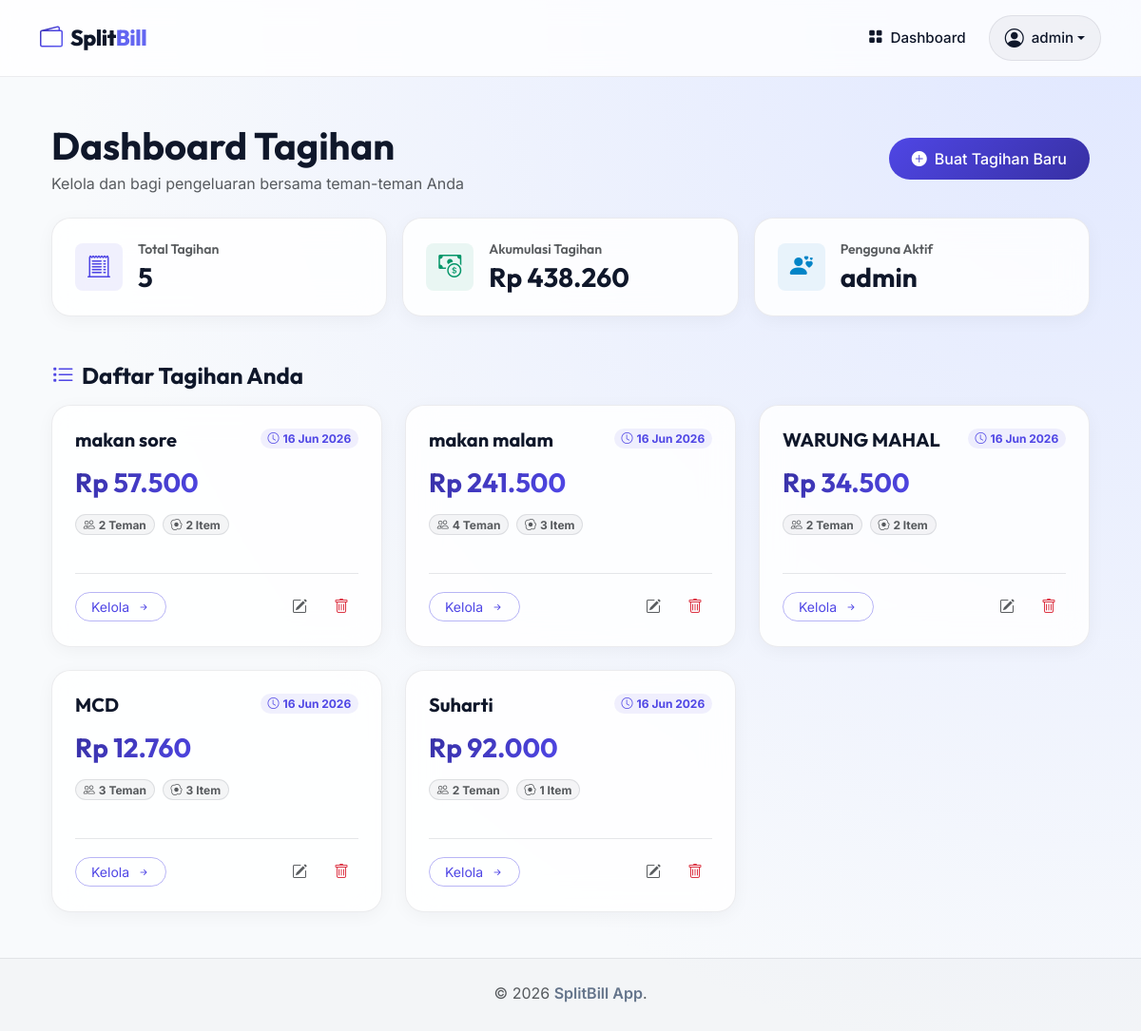
The page /pages/dashboard.php (signed in) on the database its author committed.
### tables this page shows
CREATE TABLE IF NOT EXISTS bills (
    id INT AUTO_INCREMENT PRIMARY KEY,
    user_id INT NOT NULL,
    title VARCHAR(100) NOT NULL,
    tax_percent DECIMAL(5,2) DEFAULT 0.00,
    service_percent DECIMAL(5,2) DEFAULT 0.00,
    total_amount DECIMAL(10,2) DEFAULT 0.00,
    created_at TIMESTAMP DEFAULT CURRENT_TIMESTAMP,
    FOREIGN KEY (user_id) REFERENCES users(id) ON DELETE CASCADE
);

### includes/config.php (called while the page is built, shortened)
<?php
function h($string) {
    return htmlspecialchars($string ?? '', ENT_QUOTES, 'UTF-8');
}
function format_rupiah($number) {
    return 'Rp ' . number_format($number, 0, ',', '.');
}

### pages/dashboard.php (the view, shortened to what this page needs)
<?php
require_once '../includes/config.php';
$user_id = $_SESSION['user_id'];
try {
    $stmt = $pdo->prepare("
        SELECT b.id, b.title, b.tax_percent, b.service_percent, b.total_amount, b.created_at,
               (SELECT COUNT(*) FROM members m WHERE m.bill_id = b.id) AS member_count,
               (SELECT COUNT(*) FROM items i WHERE i.bill_id = b.id) AS item_count
        FROM bills b
        WHERE b.user_id = :user_id
        ORDER BY b.created_at DESC
    ");
    $stmt->execute(['user_id' => $user_id]);
    $bills = $stmt->fetchAll();
    $total_bills_count = count($bills);
    $total_spent = 0;
    foreach ($bills as $b) {
        $total_spent += $b['total_amount'];
    }
} catch (PDOException $e) {
    $error = "Gagal mengambil data tagihan: " . $e->getMessage();
    $bills = [];
}
require_once '../includes/header.php';
?>
<div class="container px-4">
    <div class="row align-items-center mb-4 g-3">
        <div class="col-12 col-md-6">
            <h1 class="fw-bold text-white mb-1">Dashboard Tagihan</h1>
            <p class="text-muted mb-0">Kelola dan bagi pengeluaran bersama teman-teman Anda</p>
        </div>
        <div class="col-12 col-md-6 text-md-end">
            <button type="button" class="btn btn-primary btn-cta d-inline-flex align-items-center" data-bs-toggle="modal" data-bs-target="#createBillModal">
                <i class="bi bi-plus-circle-fill me-2"></i> Buat Tagihan Baru
            </button>
        </div>
    </div>
    <div class="row g-3 mb-5">
        <div class="col-12 col-sm-6 col-lg-4">
            <div class="card card-custom h-100 shadow border-0">
                <div class="card-body p-4 d-flex align-items-center">
                    <div class="icon-shape bg-primary-soft text-primary rounded-3 me-3 d-flex align-items-center justify-content-center" style="width: 50px; height: 50px;">
                        <i class="bi bi-receipt-cutoff fs-4"></i>
                    </div>
                    <div>
                        <h6 class="text-muted small fw-semibold mb-1">Total Tagihan</h6>
                        <h3 class="fw-bold text-white mb-0"><?php echo $total_bills_count; ?></h3>
                    </div>
                </div>
            </div>
        </div>
        <div class="col-12 col-sm-6 col-lg-4">
            <div class="card card-custom h-100 shadow border-0">
                <div class="card-body p-4 d-flex align-items-center">
                    <div class="icon-shape bg-success-soft text-success rounded-3 me-3 d-flex align-items-center justify-content-center" style="width: 50px; height: 50px;">
                        <i class="bi bi-cash-coin fs-4"></i>
                    </div>
                    <div>
                        <h6 class="text-muted small fw-semibold mb-1">Akumulasi Tagihan</h6>
                        <h3 class="fw-bold text-white mb-0"><?php echo format_rupiah($total_spent); ?></h3>
                    </div>
                </div>
            </div>
        </div>
        <div class="col-12 col-sm-12 col-lg-4">
            <div class="card card-custom h-100 shadow border-0">
                <div class="card-body p-4 d-flex align-items-center">
                    <div class="icon-shape bg-info-soft text-info rounded-3 me-3 d-flex align-items-center justify-content-center" style="width: 50px; height: 50px;">
                        <i class="bi bi-person-hearts fs-4"></i>
                    </div>
                    <div>
                        <h6 class="text-muted small fw-semibold mb-1">Pengguna Aktif</h6>
                        <h3 class="fw-bold text-white mb-0"><?php echo h($_SESSION['username']); ?></h3>
                    </div>
                </div>
            </div>
        </div>
    </div>
    <div class="row">
        <div class="col-12">
            <h4 class="fw-bold text-white mb-3"><i class="bi bi-list-task me-2 text-primary"></i>Daftar Tagihan Anda</h4>
            <?php if (empty($bills)): ?>
                <div class="card card-custom border-0 shadow py-5 text-center">
                    <div class="card-body">
                        <img src="" alt="" class="mb-3 d-none">
                        <div class="icon-shape bg-primary-soft text-primary rounded-circle mb-3 mx-auto d-flex align-items-center justify-content-center" style="width: 70px; height: 70px;">
                            <i class="bi bi-folder-x fs-2"></i>
                        </div>
                        <h5 class="fw-bold text-white">Belum ada tagihan</h5>
                        <p class="text-muted small mb-4">Buat tagihan pertama Anda untuk membagi pengeluaran makan, nongkrong, dll.</p>
                        <button type="button" class="btn btn-primary px-4 btn-cta" data-bs-toggle="modal" data-bs-target="#createBillModal">
                            Buat Sekarang
                        </button>
                    </div>
                </div>
            <?php else: ?>
                <div class="row row-cols-1 row-cols-md-2 row-cols-lg-3 g-4">
                    <?php foreach ($bills as $bill): ?>
                        <div class="col">
                            <div class="card card-custom h-100 shadow border-0 hover-lift">
                                <div class="card-body p-4 d-flex flex-column justify-content-between">
                                    <div>
                                        <div class="d-flex justify-content-between align-items-start mb-3">
                                            <h5 class="card-title fw-bold text-white mb-0 text-truncate" style="max-width: 80%;"><?php echo h($bill['title']); ?></h5>
                                            <span class="badge bg-primary-soft text-primary rounded-pill small">
                                                <i class="bi bi-clock me-1"></i><?php echo date('d M Y', strtotime($bill['created_at'])); ?>
                                            </span>
                                        </div>
                                        <div class="mb-4">
                                            <h3 class="fw-bold text-gradient-primary mb-3"><?php echo format_rupiah($bill['total_amount']); ?></h3>
                                            <div class="d-flex gap-2">
                                                <span class="badge bg-dark-soft text-muted border border-secondary border-opacity-25 rounded-pill py-1 px-2.5">
                                                    <i class="bi bi-people me-1"></i><?php echo $bill['member_count']; ?> Teman
                                                </span>
                                                <span class="badge bg-dark-soft text-muted border border-secondary border-opacity-25 rounded-pill py-1 px-2.5">
                                                    <i class="bi bi-egg-fried me-1"></i><?php echo $bill['item_count']; ?> Item
                                                </span>
                                            </div>
                                        </div>
                                    </div>
                                    <div class="d-flex justify-content-between align-items-center mt-3 pt-3 border-top border-secondary border-opacity-10">
                                        <a href="bill-detail.php?id=<?php echo $bill['id']; ?>" class="btn btn-outline-primary btn-sm rounded-pill px-3">
                                            Kelola <i class="bi bi-arrow-right-short ms-1"></i>
                                        </a>
                                        <div class="d-flex gap-2">
                                            <button type="button" class="btn btn-outline-secondary btn-icon-only rounded-circle border-0 text-muted" data-bs-toggle="modal" data-bs-target="#editBillModal_<?php echo $bill['id']; ?>" aria-label="Edit Tagihan">
                                                <i class="bi bi-pencil-square"></i>
                                            </button>
                                            <form action="dashboard.php" method="POST" class="delete-bill-form">
                                                <button type="submit" class="btn btn-outline-danger btn-icon-only rounded-circle border-0" aria-label="Hapus Tagihan">
                                                    <i class="bi bi-trash"></i>
                                                </button>
                                            </form>
                                        </div>
                                    </div>
                                </div>
                            </div>
                        </div>
                    <?php endforeach; ?>
                </div>
            <?php endif; ?>
        </div>
    </div>
</div>
<?php require_once '../includes/footer.php'; ?>

### includes/header.php (shortened to what this page needs)
<!DOCTYPE html>
<html lang="id">
<head>
    <link href="https://cdn.jsdelivr.net/npm/bootstrap@5.3.2/dist/css/bootstrap.min.css" rel="stylesheet">
    <link rel="stylesheet" href="https://cdn.jsdelivr.net/npm/bootstrap-icons@1.11.2/font/bootstrap-icons.min.css">
    <link rel="stylesheet" href="/splitbill/assets/css/style.css">
</head>
<body>
    <nav class="navbar navbar-expand-lg navbar-light sticky-top">
        <div class="container">
            <a class="navbar-brand d-flex align-items-center" href="<?php echo isset($_SESSION['user_id']) ? '/splitbill/pages/dashboard.php' : '/splitbill/index.php'; ?>">
                <i class="bi bi-wallet2 me-2 text-gradient-primary fs-4"></i>
                <span class="brand-text">Split<span class="text-primary-light">Bill</span></span>
            </a>
            <div class="collapse navbar-collapse" id="navbarNav">
                <ul class="navbar-nav ms-auto align-items-center">
                    <?php if (isset($_SESSION['user_id'])): ?>
                        <li class="nav-item">
                            <a class="nav-link px-3 <?php echo (basename($_SERVER['PHP_SELF']) == 'dashboard.php') ? 'active' : ''; ?>" href="/splitbill/pages/dashboard.php">
                                <i class="bi bi-grid-fill me-1"></i> Dashboard
                            </a>
                        </li>
                        <li class="nav-item ms-lg-2">
                            <div class="dropdown">
                                <a class="nav-link dropdown-toggle btn btn-user px-3 d-flex align-items-center" href="#" role="button" id="userDropdown" data-bs-toggle="dropdown" aria-expanded="false">
                                    <i class="bi bi-person-circle me-2 fs-5"></i>
                                    <span><?php echo htmlspecialchars($_SESSION['username']); ?></span>
                                </a>
                            </div>
                        </li>
                    <?php endif; ?>
                </ul>
            </div>
        </div>
    </nav>
    <main class="py-4 py-md-5">

### includes/footer.php (shortened to what this page needs)
    </main>
    <footer class="footer mt-auto py-4">
        <div class="container text-center">
            <p class="mb-1 text-muted">&copy; <?php echo date('Y'); ?> <span class="fw-semibold text-light">SplitBill App</span>.</p>
        </div>
    </footer>
</body>
</html>

### assets/css/style.css (style rules this page uses)
:root { --bg-primary: #f8fafc; --bg-secondary: #ffffff; --surface-card: rgba(255, 255, 255, 0.85); --color-primary: #4f46e5; --color-primary-light: #6366f1; --color-primary-dark: #3730a3; --color-success: #059669; --color-info: #0284c7; --color-danger: #e11d48; --color-warning: #d97706; --text-white: #0f172a; --text-muted: #64748b; --border-color: rgba(15, 23, 42, 0.08); --border-glow: rgba(79, 70, 229, 0.08); --font-sans: 'Inter', system-ui, -apple-system, sans-serif; --font-display: 'Outfit', var(--font-sans); --transition-smooth: all 0.3s cubic-bezier(0.4, 0, 0.2, 1); }
body { background: radial-gradient(circle at top right, #e0e7ff 0%, var(--bg-primary) 70%); background-color: var(--bg-primary); color: var(--text-white); font-family: var(--font-sans); min-height: 100vh; display: flex; flex-direction: column; overflow-x: hidden; }
h1, h2, h3, h4, h5, h6, .font-outfit { font-family: var(--font-display); font-weight: 700; }
.navbar { background-color: rgba(255, 255, 255, 0.8) !important; backdrop-filter: blur(15px); -webkit-backdrop-filter: blur(15px); border-bottom: 1px solid var(--border-color); padding: 1rem 0; }
.brand-text { font-family: var(--font-display); font-weight: 800; font-size: 1.45rem; letter-spacing: -0.02em; color: var(--text-white); }
.text-primary-light { color: var(--color-primary-light); }
.navbar-nav .nav-link { color: var(--text-muted); font-weight: 500; font-size: 0.95rem; transition: var(--transition-smooth); }
.navbar-nav .nav-link:hover, .navbar-nav .nav-link.active { color: var(--text-white); }
.btn-user { background: rgba(15, 23, 42, 0.04); border: 1px solid var(--border-color); color: var(--text-white) !important; border-radius: 50px; font-size: 0.9rem; font-weight: 500; transition: var(--transition-smooth); }
.card-custom { background: var(--surface-card); backdrop-filter: blur(16px) saturate(120%); -webkit-backdrop-filter: blur(16px) saturate(120%); border: 1px solid var(--border-color) !important; border-radius: 1.25rem !important; color: var(--text-white); transition: var(--transition-smooth); box-shadow: 0 4px 20px -2px rgba(15, 23, 42, 0.05) !important; }
.hover-lift { transition: var(--transition-smooth); }
.text-gradient-primary { background: linear-gradient(135deg, var(--color-primary-dark) 0%, var(--color-primary) 50%, var(--color-primary-light) 100%); -webkit-background-clip: text; -webkit-text-fill-color: transparent; background-clip: text; }
.bg-primary-soft { background-color: rgba(79, 70, 229, 0.08) !important; }
.text-primary { color: var(--color-primary) !important; }
.bg-success-soft { background-color: rgba(5, 150, 105, 0.08) !important; }
.text-success { color: var(--color-success) !important; }
.bg-info-soft { background-color: rgba(2, 132, 199, 0.08) !important; }
.text-info { color: var(--color-info) !important; }
.bg-dark-soft { background-color: rgba(15, 23, 42, 0.04) !important; }
.btn-primary { background: linear-gradient(135deg, var(--color-primary) 0%, var(--color-primary-dark) 100%); border: none; border-radius: 0.75rem; padding: 0.65rem 1.5rem; font-weight: 500; color: #ffffff !important; transition: var(--transition-smooth); }
.btn-outline-primary { border-color: rgba(79, 70, 229, 0.4); color: var(--color-primary); border-radius: 0.75rem; transition: var(--transition-smooth); }
.btn-cta { border-radius: 50px !important; }
.btn-outline-secondary { border-color: var(--border-color); color: var(--text-muted); transition: var(--transition-smooth); }
.btn-icon-only { width: 36px; height: 36px; display: inline-flex; align-items: center; justify-content: center; padding: 0; }
.footer { border-top: 1px solid var(--border-color); background-color: rgba(15, 23, 42, 0.02); }
.text-white { color: var(--text-white) !important; }
.text-light { color: var(--text-muted) !important; }
.border-secondary { border-color: rgba(15, 23, 42, 0.1) !important; }

### rows shown on the page
bills: title "makan sore", created_at "16 Jun 2026", total_amount "Rp 57.500", member_count "2", item_count "2"
bills: title "makan malam", created_at "16 Jun 2026", total_amount "Rp 241.500", member_count "4", item_count "3"
bills: title "WARUNG MAHAL", created_at "16 Jun 2026", total_amount "Rp 34.500", member_count "2", item_count "2"
bills: title "MCD", created_at "16 Jun 2026", total_amount "Rp 12.760", member_count "3", item_count "3"
bills: title "Suharti", created_at "16 Jun 2026", total_amount "Rp 92.000", member_count "2", item_count "1"

### other values the page prints
$_SESSION['username'] "admin"
$total_bills_count "5"
format_rupiah($total_spent) "Rp 438.260"
